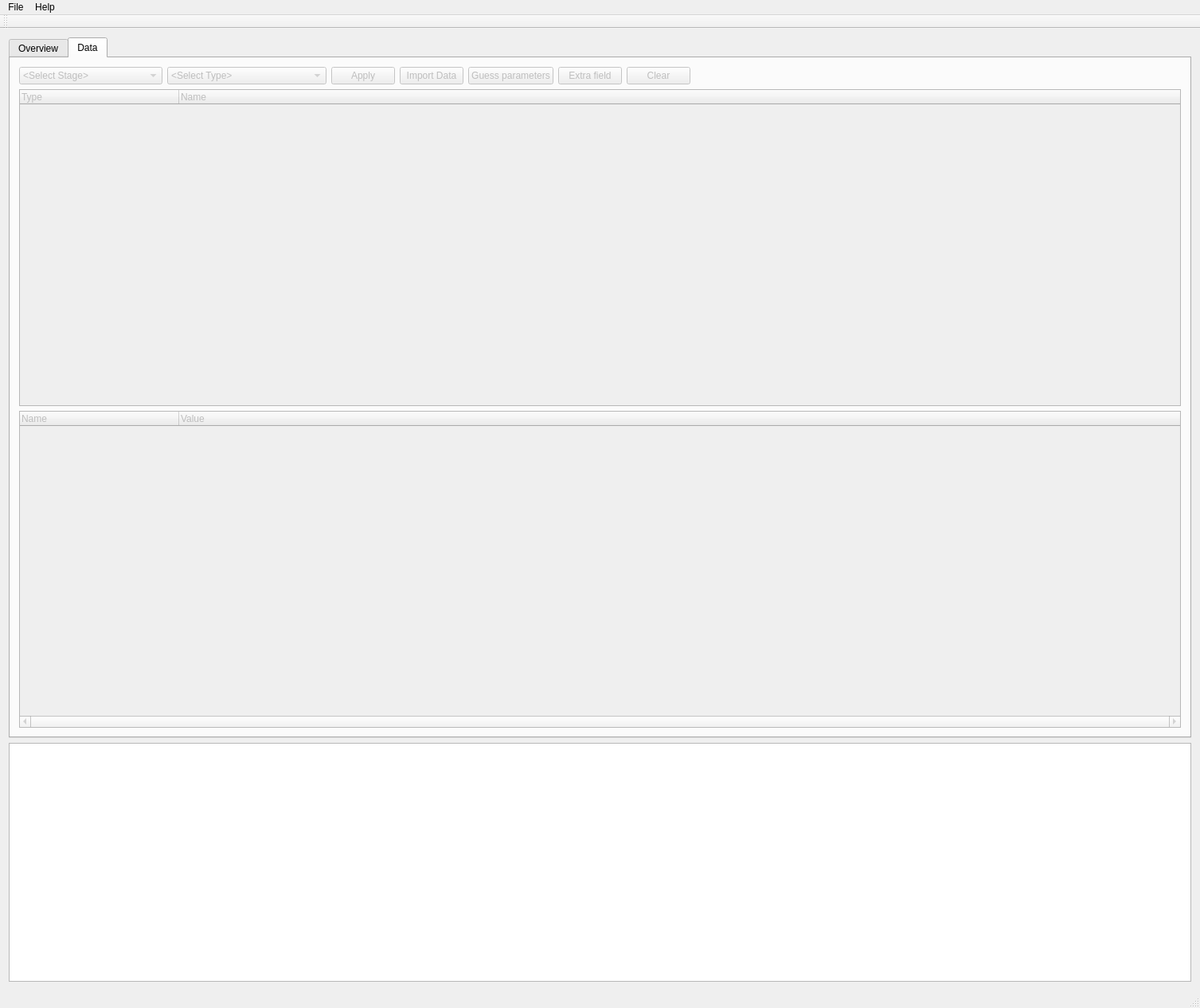
<?xml version="1.0" encoding="UTF-8"?>
<ui version="4.0">
 <class>MainWindow</class>
 <widget class="QMainWindow" name="MainWindow">
  <property name="geometry">
   <rect>
    <x>0</x>
    <y>0</y>
    <width>1507</width>
    <height>1266</height>
   </rect>
  </property>
  <property name="windowTitle">
   <string>Happy HIFO NWB Editor</string>
  </property>
  <widget class="QWidget" name="centralWidget">
   <layout class="QGridLayout" name="gridLayout">
    <item row="0" column="0">
     <widget class="QTabWidget" name="mainTabWidget">
      <property name="enabled">
       <bool>true</bool>
      </property>
      <property name="currentIndex">
       <number>1</number>
      </property>
      <widget class="QWidget" name="overviewTab">
       <attribute name="title">
        <string>Overview</string>
       </attribute>
       <layout class="QGridLayout" name="gridLayout_3">
        <item row="0" column="0">
         <layout class="QGridLayout" name="overviewLayout">
          <item row="2" column="0">
           <widget class="QLabel" name="overviewTitleLabel">
            <property name="text">
             <string>Title</string>
            </property>
           </widget>
          </item>
          <item row="5" column="0">
           <widget class="QLabel" name="overviewExperimenterLabel">
            <property name="text">
             <string>Experimenter</string>
            </property>
           </widget>
          </item>
          <item row="8" column="0">
           <widget class="QLabel" name="overviewExperimentDescriptionLabel">
            <property name="text">
             <string>Experiment desctiption</string>
            </property>
           </widget>
          </item>
          <item row="6" column="0">
           <widget class="QLabel" name="overviewLabLabel">
            <property name="text">
             <string>Lab</string>
            </property>
           </widget>
          </item>
          <item row="4" column="0">
           <widget class="QLabel" name="overviewIdentifierLabel">
            <property name="text">
             <string>Identifier</string>
            </property>
           </widget>
          </item>
          <item row="9" column="0">
           <widget class="QLabel" name="overviewSessionIDLabel">
            <property name="text">
             <string>Sessoon ID</string>
            </property>
           </widget>
          </item>
          <item row="3" column="0">
           <widget class="QLabel" name="overviewSessionDescriptionLabel">
            <property name="text">
             <string>Session Description</string>
            </property>
           </widget>
          </item>
          <item row="3" column="1">
           <widget class="QLineEdit" name="overviewSessionDescriptionLineEdit"/>
          </item>
          <item row="10" column="0">
           <widget class="QLabel" name="overviewSessionTimeLabel">
            <property name="text">
             <string>Session Start Time</string>
            </property>
           </widget>
          </item>
          <item row="10" column="2">
           <widget class="QPushButton" name="overviewSessionTimeNowButton">
            <property name="text">
             <string>Now</string>
            </property>
           </widget>
          </item>
          <item row="10" column="1">
           <widget class="QLineEdit" name="overviewSessionTimeLineEdit"/>
          </item>
          <item row="1" column="0">
           <widget class="QLabel" name="overviewFileLabel">
            <property name="text">
             <string>Current File</string>
            </property>
           </widget>
          </item>
          <item row="1" column="1">
           <widget class="QLineEdit" name="overviewFileLineEdit">
            <property name="enabled">
             <bool>true</bool>
            </property>
            <property name="readOnly">
             <bool>true</bool>
            </property>
           </widget>
          </item>
          <item row="2" column="1">
           <widget class="QLineEdit" name="overviewTitleLineEdit"/>
          </item>
          <item row="7" column="0">
           <widget class="QLabel" name="overviewInstitutionLabel">
            <property name="text">
             <string>Institution</string>
            </property>
           </widget>
          </item>
          <item row="4" column="1">
           <widget class="QLineEdit" name="overviewIdentifierLineEdit"/>
          </item>
          <item row="5" column="1">
           <widget class="QLineEdit" name="overviewExperimenterLineEdit"/>
          </item>
          <item row="6" column="1">
           <widget class="QLineEdit" name="overviewLabLineEdit"/>
          </item>
          <item row="7" column="1">
           <widget class="QLineEdit" name="overviewInstitutionLineEdit"/>
          </item>
          <item row="8" column="1">
           <widget class="QLineEdit" name="overviewExperimentDescriptionLineEdit"/>
          </item>
          <item row="9" column="1">
           <widget class="QLineEdit" name="overviewSessionIDLineEdit"/>
          </item>
         </layout>
        </item>
        <item row="1" column="0">
         <spacer name="overviewVerticalSpacer">
          <property name="orientation">
           <enum>Qt::Vertical</enum>
          </property>
          <property name="sizeHint" stdset="0">
           <size>
            <width>20</width>
            <height>40</height>
           </size>
          </property>
         </spacer>
        </item>
       </layout>
      </widget>
      <widget class="QWidget" name="dataTab">
       <property name="enabled">
        <bool>false</bool>
       </property>
       <attribute name="title">
        <string>Data</string>
       </attribute>
       <layout class="QVBoxLayout" name="verticalLayout">
        <item>
         <layout class="QHBoxLayout" name="dataLayout">
          <item>
           <widget class="QComboBox" name="dataStageComboBox">
            <property name="minimumSize">
             <size>
              <width>180</width>
              <height>0</height>
             </size>
            </property>
            <item>
             <property name="text">
              <string>&lt;Select Stage&gt;</string>
             </property>
            </item>
            <item>
             <property name="text">
              <string>Acquisition</string>
             </property>
            </item>
            <item>
             <property name="text">
              <string>Stimulus</string>
             </property>
            </item>
            <item>
             <property name="text">
              <string>Epochs</string>
             </property>
            </item>
            <item>
             <property name="text">
              <string>Process</string>
             </property>
            </item>
            <item>
             <property name="text">
              <string>Analysis</string>
             </property>
            </item>
           </widget>
          </item>
          <item>
           <widget class="QComboBox" name="dataTypeComboBox">
            <property name="minimumSize">
             <size>
              <width>200</width>
              <height>0</height>
             </size>
            </property>
            <item>
             <property name="text">
              <string>&lt;Select Type&gt;</string>
             </property>
            </item>
            <item>
             <property name="text">
              <string>Single Photon</string>
             </property>
            </item>
            <item>
             <property name="text">
              <string>Two Photon</string>
             </property>
            </item>
            <item>
             <property name="text">
              <string>EPhys</string>
             </property>
            </item>
           </widget>
          </item>
          <item>
           <widget class="QPushButton" name="dataApplyButton">
            <property name="text">
             <string>Apply</string>
            </property>
           </widget>
          </item>
          <item>
           <widget class="QPushButton" name="dataImportButton">
            <property name="text">
             <string>Import Data</string>
            </property>
           </widget>
          </item>
          <item>
           <widget class="QPushButton" name="dataGuessParamButton">
            <property name="enabled">
             <bool>false</bool>
            </property>
            <property name="text">
             <string>Guess parameters</string>
            </property>
           </widget>
          </item>
          <item>
           <widget class="QPushButton" name="dataExtraFieldButton">
            <property name="enabled">
             <bool>false</bool>
            </property>
            <property name="text">
             <string>Extra field</string>
            </property>
           </widget>
          </item>
          <item>
           <widget class="QPushButton" name="dataClearButton">
            <property name="enabled">
             <bool>false</bool>
            </property>
            <property name="text">
             <string>Clear</string>
            </property>
           </widget>
          </item>
          <item>
           <spacer name="dataHorizontalSpacer">
            <property name="orientation">
             <enum>Qt::Horizontal</enum>
            </property>
            <property name="sizeHint" stdset="0">
             <size>
              <width>40</width>
              <height>20</height>
             </size>
            </property>
           </spacer>
          </item>
         </layout>
        </item>
        <item>
         <widget class="QTreeWidget" name="dataFeaturesTreeWidget">
          <attribute name="headerMinimumSectionSize">
           <number>200</number>
          </attribute>
          <column>
           <property name="text">
            <string>Type</string>
           </property>
          </column>
          <column>
           <property name="text">
            <string>Name</string>
           </property>
          </column>
         </widget>
        </item>
        <item>
         <widget class="QTreeWidget" name="dataMetaTreeWidget">
          <property name="enabled">
           <bool>false</bool>
          </property>
          <property name="horizontalScrollBarPolicy">
           <enum>Qt::ScrollBarAlwaysOn</enum>
          </property>
          <property name="sizeAdjustPolicy">
           <enum>QAbstractScrollArea::AdjustToContents</enum>
          </property>
          <attribute name="headerDefaultSectionSize">
           <number>200</number>
          </attribute>
          <attribute name="headerMinimumSectionSize">
           <number>200</number>
          </attribute>
          <column>
           <property name="text">
            <string>Name</string>
           </property>
          </column>
          <column>
           <property name="text">
            <string>Value</string>
           </property>
          </column>
         </widget>
        </item>
       </layout>
      </widget>
     </widget>
    </item>
    <item row="1" column="0">
     <widget class="QTextEdit" name="pyOutTextEdit">
      <property name="minimumSize">
       <size>
        <width>0</width>
        <height>300</height>
       </size>
      </property>
      <property name="maximumSize">
       <size>
        <width>16777215</width>
        <height>300</height>
       </size>
      </property>
     </widget>
    </item>
   </layout>
  </widget>
  <widget class="QMenuBar" name="menuBar">
   <property name="geometry">
    <rect>
     <x>0</x>
     <y>0</y>
     <width>1507</width>
     <height>29</height>
    </rect>
   </property>
   <widget class="QMenu" name="menuFile">
    <property name="title">
     <string>File</string>
    </property>
    <addaction name="actionNew"/>
    <addaction name="actionOpen"/>
    <addaction name="actionSave"/>
    <addaction name="actionSave_as"/>
    <addaction name="actionLoadParamFile"/>
    <addaction name="actionExit"/>
   </widget>
   <widget class="QMenu" name="menuHelp">
    <property name="title">
     <string>Help</string>
    </property>
    <addaction name="actionInfo"/>
    <addaction name="actionAbout"/>
   </widget>
   <addaction name="menuFile"/>
   <addaction name="menuHelp"/>
  </widget>
  <widget class="QToolBar" name="mainToolBar">
   <attribute name="toolBarArea">
    <enum>TopToolBarArea</enum>
   </attribute>
   <attribute name="toolBarBreak">
    <bool>false</bool>
   </attribute>
  </widget>
  <widget class="QStatusBar" name="statusBar"/>
  <action name="actionNew">
   <property name="text">
    <string>New...</string>
   </property>
   <property name="shortcut">
    <string>Ctrl+N</string>
   </property>
  </action>
  <action name="actionOpen">
   <property name="text">
    <string>Open...</string>
   </property>
   <property name="shortcut">
    <string>Ctrl+O</string>
   </property>
  </action>
  <action name="actionSave">
   <property name="text">
    <string>Save</string>
   </property>
   <property name="shortcut">
    <string>Ctrl+S</string>
   </property>
  </action>
  <action name="actionSave_as">
   <property name="text">
    <string>Save as...</string>
   </property>
   <property name="shortcut">
    <string>Ctrl+Shift+S</string>
   </property>
  </action>
  <action name="actionExit">
   <property name="text">
    <string>Exit</string>
   </property>
   <property name="shortcut">
    <string>Ctrl+Q</string>
   </property>
  </action>
  <action name="actionInfo">
   <property name="text">
    <string>File Info</string>
   </property>
   <property name="shortcut">
    <string>Ctrl+I</string>
   </property>
  </action>
  <action name="actionAbout">
   <property name="text">
    <string>About</string>
   </property>
   <property name="shortcut">
    <string>Ctrl+H</string>
   </property>
  </action>
  <action name="actionLoadParamFile">
   <property name="text">
    <string>Load param file...</string>
   </property>
   <property name="shortcut">
    <string>Ctrl+P</string>
   </property>
  </action>
 </widget>
 <layoutdefault spacing="6" margin="11"/>
 <resources/>
 <connections/>
</ui>
